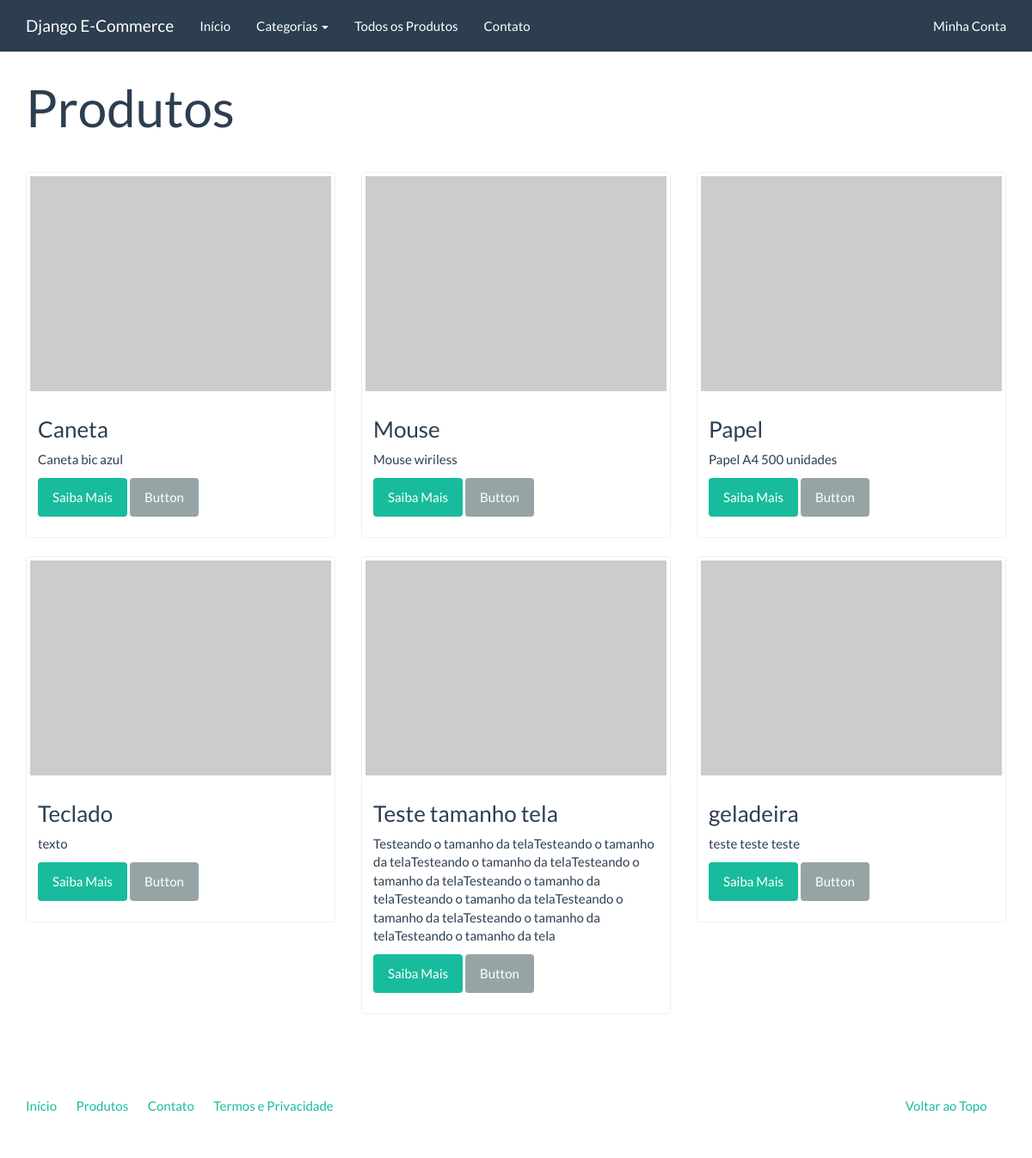
/produtos/, run on the app's committed database.
### catalog/models.py (models this page shows, shortened)
class Product(models.Model):
    name = models.CharField('Nome', max_length=100)
    slug = models.SlugField('Identificador', max_length=100)
    category = models.ForeignKey('catalog.Category', verbose_name='Categoria', on_delete=models.PROTECT)
    description = models.TextField('Descrição', blank=True)
    price = models.DecimalField('Preço', decimal_places=2, max_digits=10)
    created = models.DateTimeField('Criado em', auto_now_add=True)
    modified = models.DateTimeField('modificado em', auto_now=True)
    class Meta:
        verbose_name = 'Produto'
        verbose_name_plural = 'Produtos'
        ordering = ['name']

### catalog/views.py (the view)
# urls.py: path('produtos/', product_list, name='product_list'),
def product_list(request):
    products = Product.objects.all()
    return render(request, 'catalog/product_list.html',{"products": products} )

### catalog/context_processors.py (called while the page is built)
def categories(request):
    return {
        'categories': Category.objects.all()
    }

### catalog/models.py (called while the page is built)
    def __str__(self):
        return self.name

### catalog/templates/catalog/product_list.html (shortened to what this page needs)
{% extends "base.html" %}
{% block container %}
<div class="page-header">
    <h1>Produtos</h1>
</div>
<div class="row">
    {% for product in products %}
    <div class="col-sm-6 col-md-4">
        <div class="thumbnail">
            <a href="{% url 'produto_unitario' product.slug %}">
                <img src="http://placehold.it/350x250" alt="" />
            </a>
            <div class="caption">
                <h3>{{ product.name }}</h3>
                <p>{{ product.description |linebreaks }}</p>
                <p><a href="{% url 'produto_unitario' product.slug %}" class="btn btn-success" role="button">Saiba Mais</a> <a href="#" class="btn btn-default" role="button">Button</a></p>
            </div>
        </div>
    </div>
    {%endfor%}
</div>
{% endblock %}

### data on the page
Product: name "Caneta", description "Caneta bic azul"
Product: name "Mouse", description "Mouse wiriless"
Product: name "Papel", description "Papel A4 500 unidades"
Product: name "Teclado", description "texto"
Product: name "Teste tamanho tela", description "Testeando o tamanho da telaTesteando o tamanho da telaTesteando o tamanho da telaTesteando o tamanho da telaTesteando o tamanho da telaTesteando o tamanho da telaTesteando o tamanho da telaTesteando o tamanho da telaTesteando o tamanho da tela"
Product: name "geladeira", description "teste teste teste"
